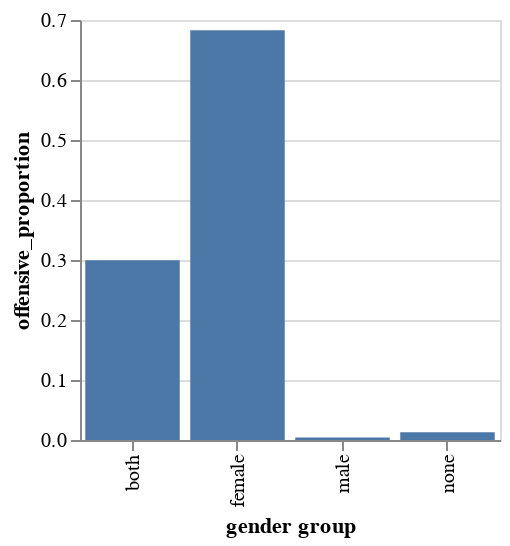

The notebook cell this image was saved under:
### Markdown cell above
#### Offensive language comments and gender

### Code cell
# df with hate and offensive comments (no comments classified as neither)
offensive = comments[comments['davidson_label'] == 1].copy()
offensive = make_groups(offensive)

# make copy so neither can be merged
offensive_copy = offensive.copy(deep = True)

offensive = offensive.rename(columns = {'count':'offensive_count', 'proportion':'offensive_proportion'})

# chi-square and post-hoc chi-square if necessary
offensive_chi_df = chi_square_process(offensive_copy)
display(offensive_chi_df)

# display histogram of gender groups included in toxic comments
offensive_chart = alt.Chart(offensive).mark_bar().encode(
    x = alt.X('gender:N', axis=alt.Axis(title = 'gender group')),
    y = alt.Y('offensive_proportion:Q')).properties(width = 210, height = 210)

display(offensive_chart)

### Figure 1 — Vega-Lite specification as saved in the notebook (floating-point values rounded to 4 significant figures)
{"config": {"view": {"continuousWidth": 400, "continuousHeight": 300}}, "data": {"name": "data-3d4a265cd3d6ef80014d340113dc3bb3"}, "mark": "bar", "encoding": {"x": {"type": "nominal", "axis": {"title": "gender group"}, "field": "gender"}, "y": {"type": "quantitative", "field": "offensive_proportion"}}, "height": 210, "width": 210, "$schema": "https://vega.github.io/schema/vega-lite/v4.8.1.json", "datasets": {"data-3d4a265cd3d6ef80014d340113dc3bb3": [{"gender": "both", "offensive_count": 21410, "offensive_proportion": 0.2997}, {"gender": "female", "offensive_count": 48804, "offensive_proportion": 0.6831}, {"gender": "male", "offensive_count": 298, "offensive_proportion": 0.0042}, {"gender": "none", "offensive_count": 930, "offensive_proportion": 0.013}]}}
